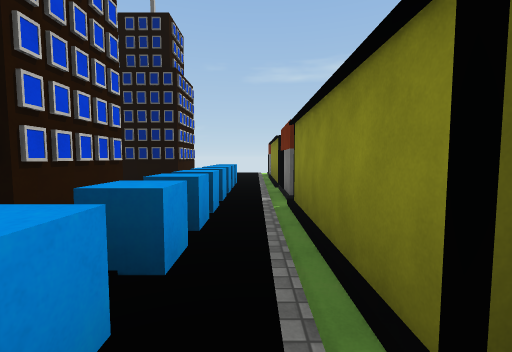
View 1 (above)

20 first-person views from a walk through a scene from a Unity 3-D project. The camera is 1.4 m above the floor, tilts 4° down and sees 90° across. The floor is counted in squares, 2 m on a side. Each view is taken from the middle of a square. On the plan, view 1 faces up. The plan holds only what a view shows up to about 9 squares ahead; the rest is blank. The place goes on beyond the plan. Surface patterns are stand-ins for the level's own textures.

View 2
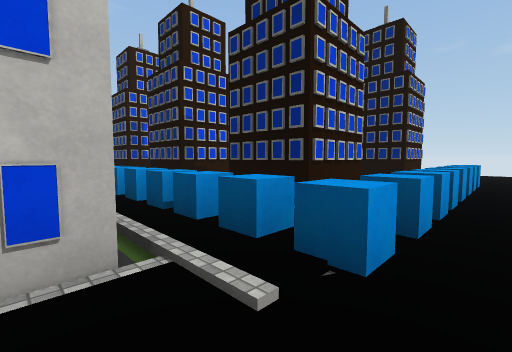

View 3
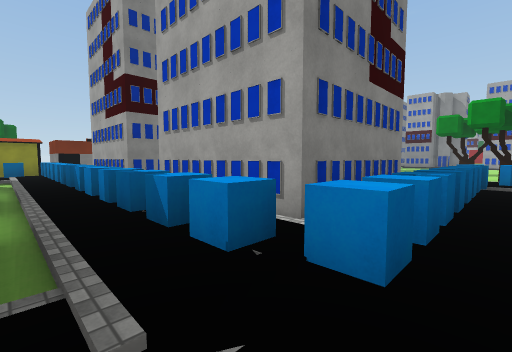

View 4
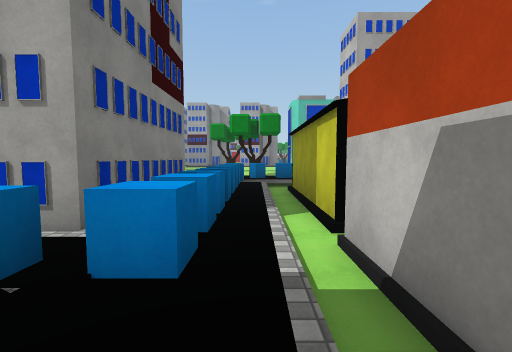

View 5
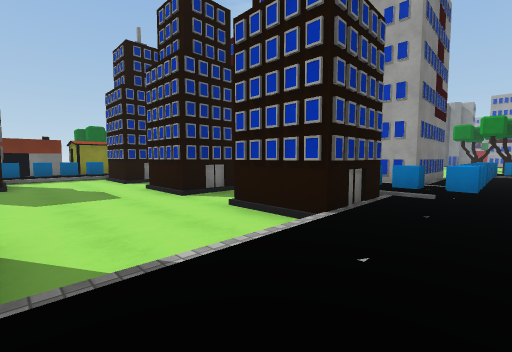

View 6
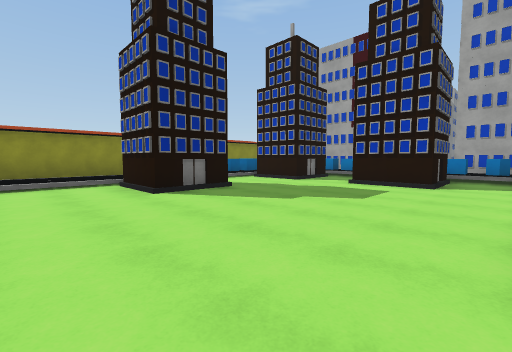

View 7
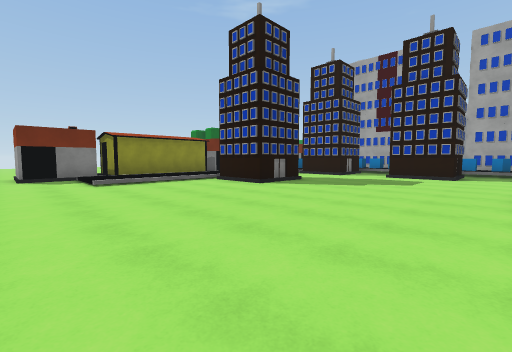

View 8
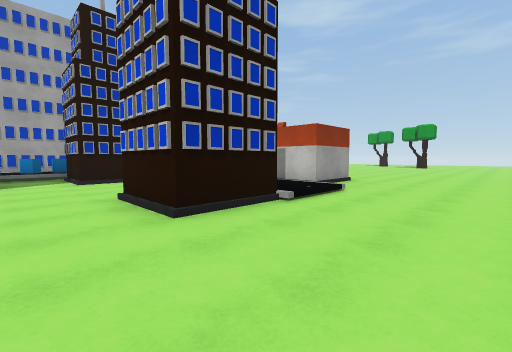

View 9
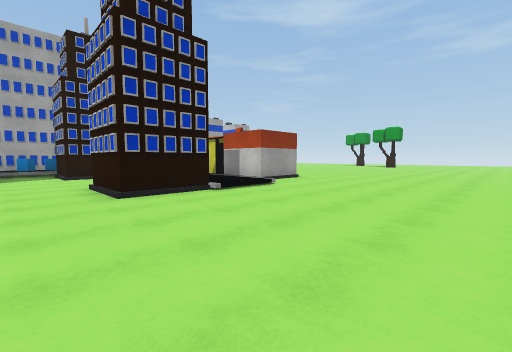

View 10
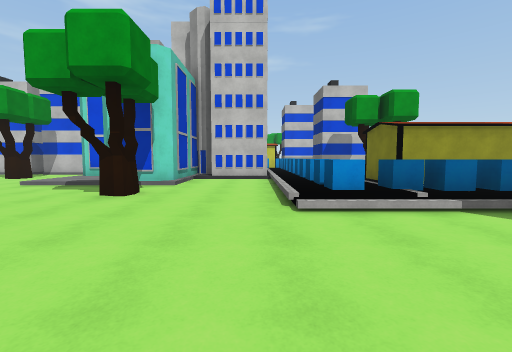

View 11
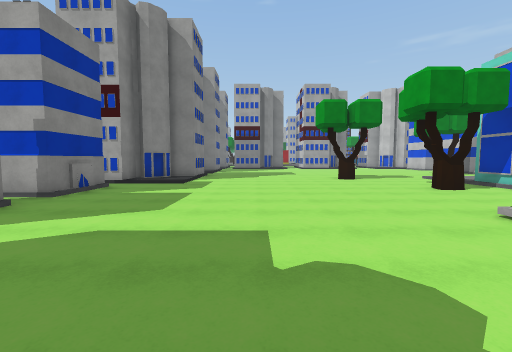

View 12
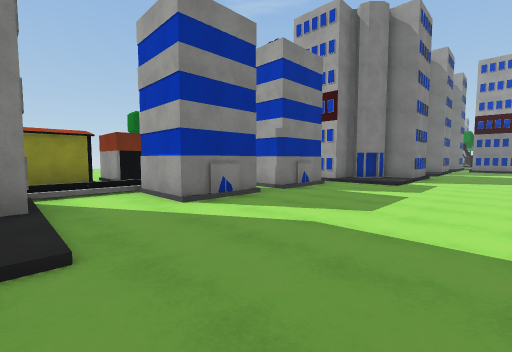

View 13
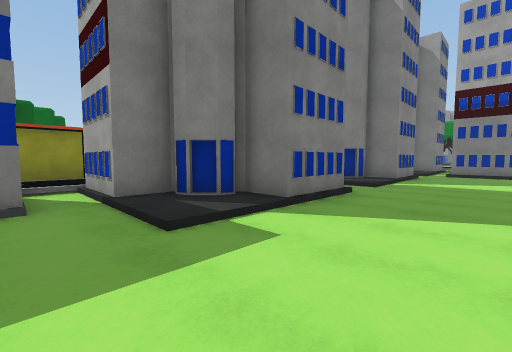

View 14
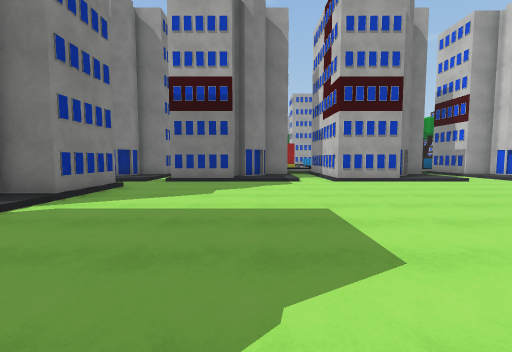

View 15
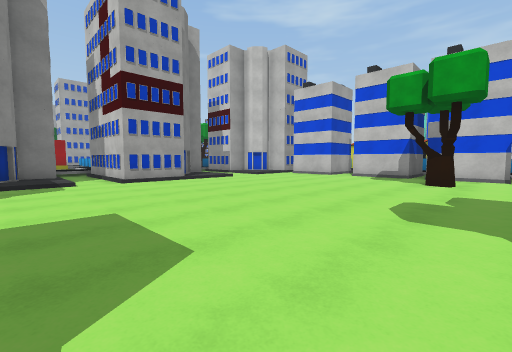

View 16
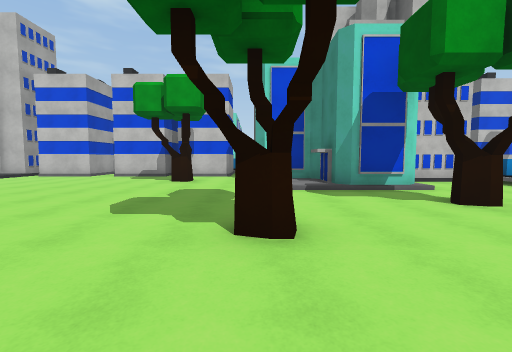

View 17
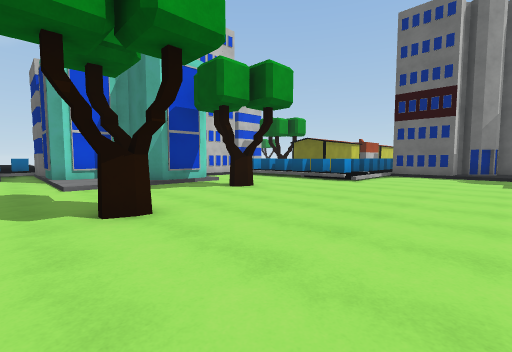

View 18
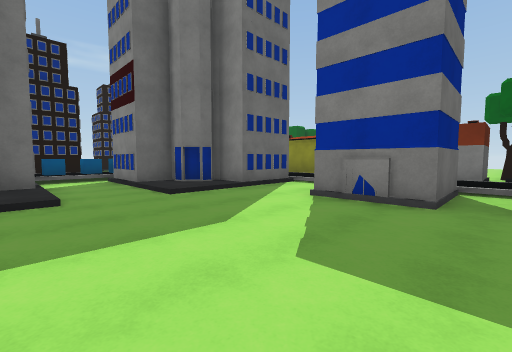

View 19
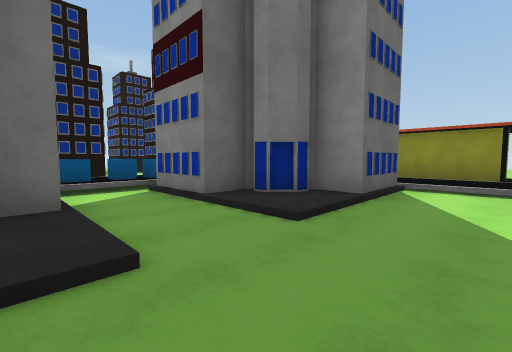

View 20
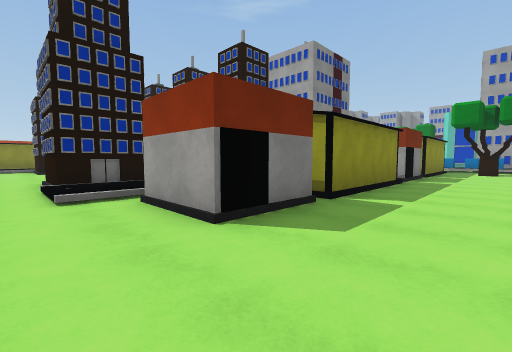

### Floor plan
Key: @ floor where view 1 was taken; # wall or solid block; . main floor; : floor 0.25 m higher than the main floor; / step, stairs or slope; C cube; T tree; B building; O other object.
Columns run from 18 left of view 1 to 2 right of it. Each row starts with its distance up from view 1.
 14 .....................
 13 ...................##
 12 .................::#
 11 .................::#
 10 .................::#
  9 .....::##........::#
  8 ...##::##.....###::#
  7 ../##: .......###C:#
  6 ../#   ..........O:#
  5 ../#   ..........C:#
  4 ../#   ##./##.###C:#
  3 ../#   ##./##.###C:#
  2 ../  ::##////////C:#
  1 ...##::CCCCCCCCCCC:#
  0 ../##:C//////////:@
 -1 ../ #:C####..#### :
 -2 ..  #:C# ##..##
 -3     #:C###:..:##
 -4    ##:C##::..::##::#
 -5    //:C..........::#
 -6     ::C..........::##
 -7  COOCCC......./BB::##
 -8  #............/BB::##
 -9  #............/..::
-10  ://........../BB
-11  BBB.T......../BB::#
-12  BBB.........////::#
-13  B::.........:###
-14 BB//..TT.....##
-15 .............#
-16 .T...........#
-17 ..............
-18 .............:
-19 .............:#
-20 .............##
-21 .............#
-22 ..............
-23 //.::##.::##.:
-24 :/ :###.:##  :#
-25       #.##

Where each view was taken, in squares from view 1:
view 1: 0 up, 0 right, facing up
view 2: 1 down, 0 right, facing up-left
view 3: 2 up, 13 left, facing down-right
view 4: 2 up, 13 left, facing down
view 5: 7 up, 13 left, facing down-right
view 6: 11 up, 9 left, facing down-right
view 7: 14 up, 9 left, facing down-right
view 8: 12 up, 8 left, facing down-left
view 9: 14 up, 8 left, facing down-left
view 10: 8 down, 8 left, facing left
view 11: 4 down, 8 left, facing down
view 12: 4 down, 8 left, facing down-right
view 13: 11 down, 8 left, facing down-right
view 14: 15 down, 9 left, facing down
view 15: 15 down, 9 left, facing down-left
view 16: 14 down, 9 left, facing left
view 17: 15 down, 8 left, facing up-left
view 18: 9 down, 8 left, facing up-right
view 19: 6 down, 8 left, facing up-right
view 20: 10 up, 18 left, facing down-right
